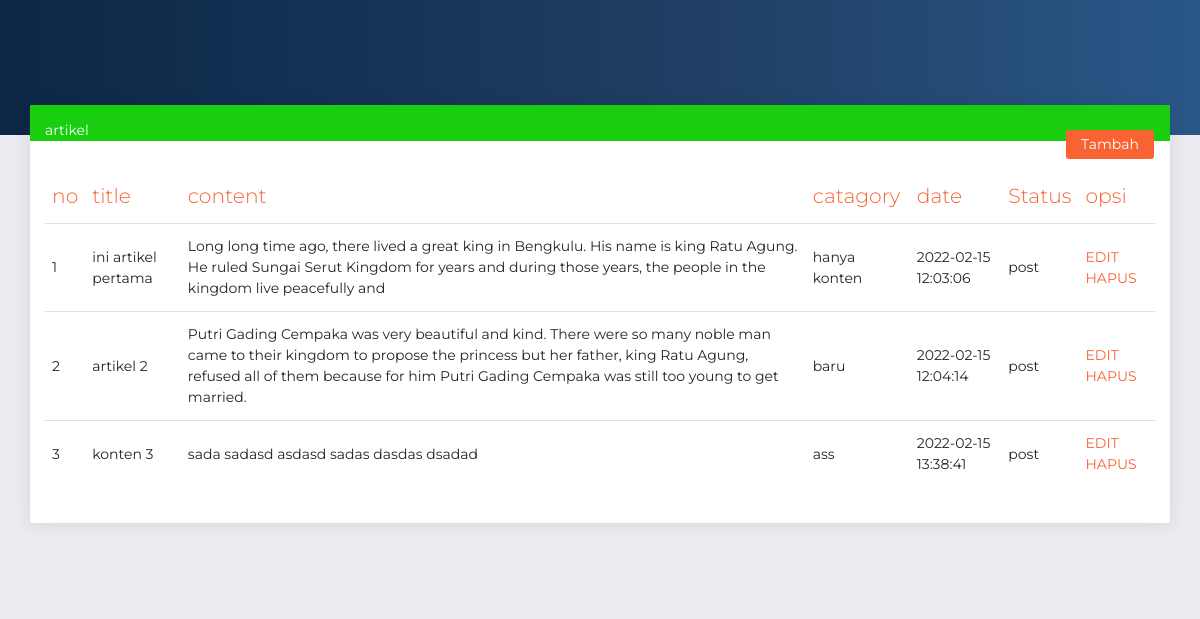
Screenshot of /admin/dashboard.php with the database file from the repository.
### tables this page shows
CREATE TABLE `posts` (
  `id` int(11) NOT NULL,
  `title` varchar(200) NOT NULL,
  `content` text NOT NULL,
  `category` varchar(100) NOT NULL,
  `created_date` timestamp NOT NULL DEFAULT current_timestamp() ON UPDATE current_timestamp(),
  `status` varchar(100) NOT NULL COMMENT 'publish,draft'
);

### admin/dashboard.php (the view, shortened to what this page needs)
<!DOCTYPE html>
<html lang="en">
<head>
    <link rel="stylesheet" href="https://use.fontawesome.com/releases/v5.7.1/css/all.css"
>
    <link href="../assets/css/bootstrap.min.css" rel="stylesheet" />
    <link href="../assets/css/now-ui-dashboard.css?v=1.5.0" rel="stylesheet" />
    <link href="../assets/demo/demo.css" rel="stylesheet" />
</head>
<body class="">
    <div class="wrapper ">
        <div class="main-panel" id="main-panel">
            <div class="panel-header panel-header-sm">
            </div>
            <div class="content">
                <div class="row">
                    <div class="col-md-12">
                        <div class="card">
                            <div class="card-header bg-success text-white ">
                                artikel <a href="tambah.php" class="btn btn-sm btn-primary float-right">Tambah</a>
                            </div>
                            <div class="card-body">
                                <div class="table-responsive">
                                    <table class="table">
                                        <thead class=" text-primary">
                                            <th>
                                                no
                                            </th>
                                            <th>
                                                title
                                            </th>
                                            <th class="text-left">
                                                content
                                            </th>
                                            <th>
                                                catagory
                                            </th>
                                            <th>
                                                date
                                            </th>
                                            <th>
                                                Status
                                            </th>
                                            <th>
                                                opsi
                                            </th>
                                        </thead>
                                        <tbody>
                                            <?php
include "koneksi.php";
$no = 1;
$data = mysqli_query($sambungan, "select * from posts");
while ($d = mysqli_fetch_array($data)) {
    ?>
                                            <tr>
                                                <td><?php echo $no++; ?></td>
                                                <td><?php echo $d['title']; ?></td>
                                                <td><?php echo $d['content']; ?></td>
                                                <td><?php echo $d['category']; ?></td>
                                                <td><?php echo $d['created_date']; ?></td>
                                                <td><?php echo $d['status']; ?></td>
                                                <td>
                                                    <a href="edit.php?id=<?php echo $d['id']; ?>">EDIT</a>
                                                    <a href="hapus.php?id=<?php echo $d['id']; ?>">HAPUS</a>
                                                </td>
                                            </tr>
                                            <?php
}
?>
                                        </tbody>
                                    </table>
                                </div>
                            </div>
                        </div>
                    </div>
                    <footer class="footer">
                    </footer>
                </div>
            </div>
</body>
</html>

### rows the page displays
posts: title "ini artikel pertama", content "Long long time ago, there lived a great king in Bengkulu. His name is king Ratu Agung. He ruled Sungai Serut Kingdom for years and during those years, the people in the kingdom live peacefully and", category "hanya konten", created_date "2022-02-15 12:03:06", status "post"
posts: title "artikel 2", content "Putri Gading Cempaka was very beautiful and kind. There were so many noble man came to their kingdom to propose the princess but her father, king Ratu Agung, refused all of them because for him Putri Gading Cempaka was still too young to get married.", category "baru", created_date "2022-02-15 12:04:14", status "post"
posts: title "konten 3", content "sada sadasd asdasd sadas dasdas dsadad", category "ass", created_date "2022-02-15 13:38:41", status "post"
